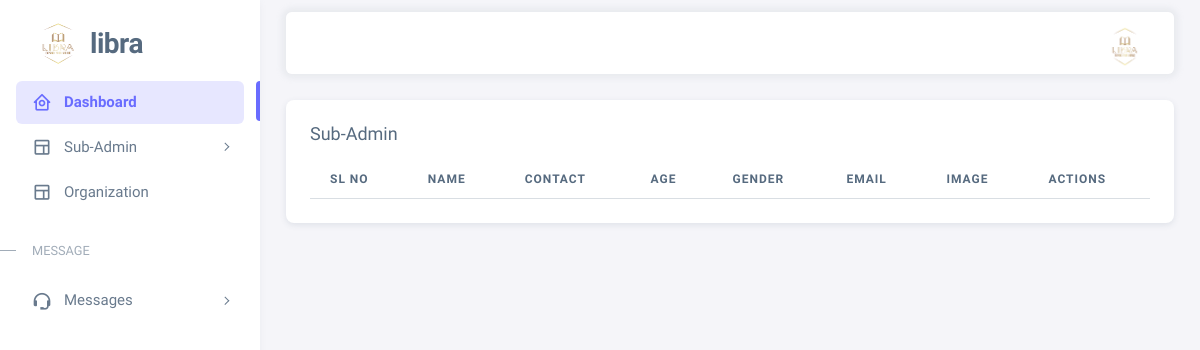
Before: /admin_dash/view_subadmin (signed in) with the older database file.
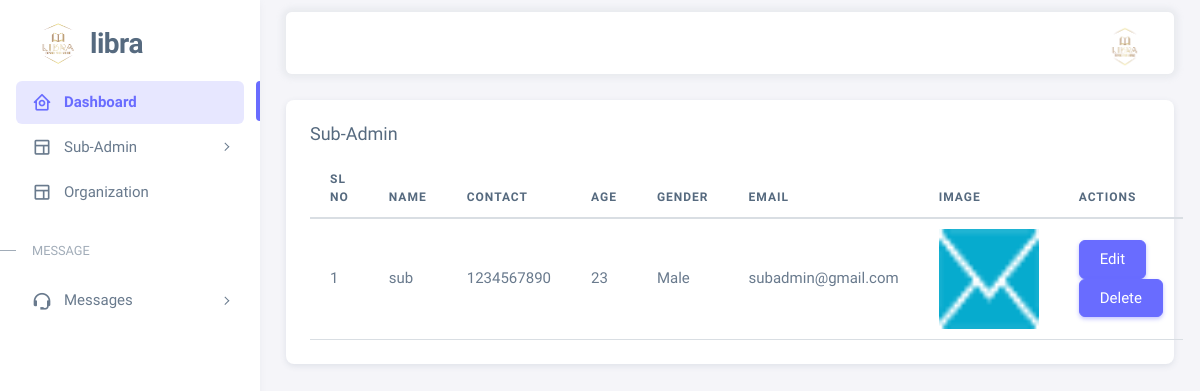
After: the same page with the newer database file.
### administration/models.py (models this page shows, shortened)
class SubAdmin(models.Model):
    user = models.OneToOneField(Login, on_delete = models.CASCADE, related_name = 'subadmin')
    name = models.CharField(max_length = 20)
    contact = models.IntegerField(unique = True)
    age = models.PositiveSmallIntegerField()
    gender = models.CharField(max_length = 10)
    email = models.EmailField(max_length = 20, unique = True)
    image = models.ImageField(upload_to = 'subadmin', null = True)

### administration/views.py (the view)
# urls.py: path('admin_dash/view_subadmin', views.view_subadmin, name = 'view_subadmin'),
@user_passes_test(admin_check, login_url="login_view")
def view_subadmin(request):
    data = SubAdmin.objects.all()
    return render(request, 'admintemp/view_subadmin.html', {'data':data})

### administration/views.py (called while the page is built)
def admin_check(user):
    return user.is_staff

### templates/admintemp/view_subadmin.html (shortened to what this page needs)
{% extends 'admintemp/dashboard.html' %}
{% load crispy_forms_tags %}
{% block content %}
<div class="col-lg-12">
<div class="card">
    <div class="card-body">
      <h5 class="Data">Sub-Admin</h5>
        <table class = "table">
            <thead>
                <tr>
                    <th scope = "col">Sl No</th>
                    <th scope = "col"> Name</th>
                    <th scope = "col">Contact</th>
                    <th scope = "col">Age</th>
                    <th scope="col">Gender</th>
                    <th scope="col">Email</th>
                    <th scope="col">Image</th>
                    <th scope="col">Actions</th>
                </tr>
            </thead>
            <tbody>
                {% for i in data %}
                <tr>
                    <td>{{forloop.counter}}</td>
                    <td>{{i.name}}</td>
                    <td>{{i.contact}}</td>
                    <td>{{i.age}}</td>
                    <td>{{i.gender}}</td>
                    <td>{{i.email}}</td>
                    <td><img src = "{{i.image.url}}" width = "100" height="100"></td>
                    <td><a class="btn btn-primary" href="{% url 'edit_subadmin' i.id %}">Edit</a>
                        <a class="btn btn-primary" href="{% url 'delete_subadmin' i.id %}">Delete</a>
                    </td>
                </tr>
                {% endfor %}
            </tbody>
        </table>
    </div>
  </div>
</div>
{% endblock %}

Changed rows visible on the page:
added SubAdmin: name "sub", contact "1234567890", age "23", gender "Male", email "subadmin@gmail.com", image (picture)
